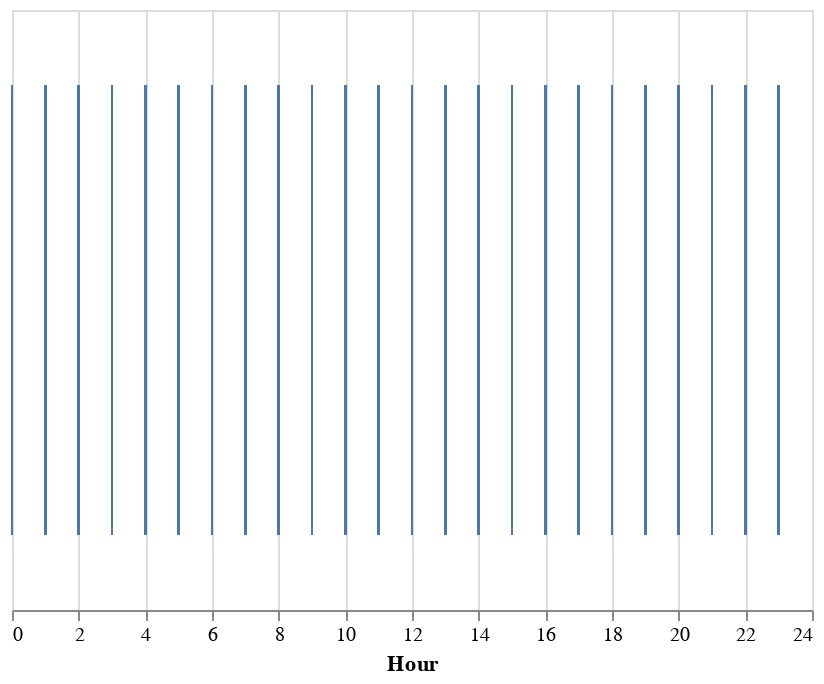

Write notebook code for a chart like this one.
### Code cell
alt.Chart(aug16).mark_tick().encode(
    x='Hour'
)

### Figure 1 — Vega-Lite specification as saved in the notebook (floating-point values rounded to 4 significant figures; data arrays with more than 128 entries replaced by an {"elided": "..."} marker saying what was removed)
{"$schema": "https://vega.github.io/schema/vega-lite/v2.6.0.json", "config": {"view": {"height": 300, "width": 400}}, "data": {"name": "data-02f7b74842ce73e8b11c651f6f44044a"}, "datasets": {"data-02f7b74842ce73e8b11c651f6f44044a": {"elided": "1321 records"}}, "encoding": {"x": {"field": "Hour", "type": "quantitative"}}, "mark": "tick"}
